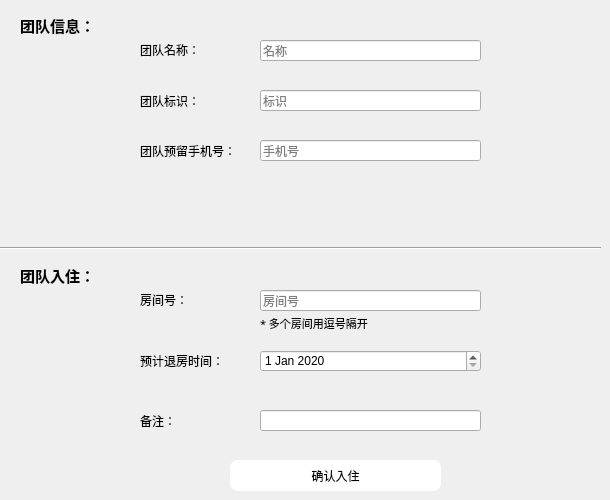
      <widget class="QWidget" name="page_7">
       <widget class="Line" name="line_5">
        <property name="geometry">
         <rect>
          <x>0</x>
          <y>240</y>
          <width>601</width>
          <height>16</height>
         </rect>
        </property>
        <property name="orientation">
         <enum>Qt::Horizontal</enum>
        </property>
       </widget>
       <widget class="QLabel" name="label_12">
        <property name="geometry">
         <rect>
          <x>140</x>
          <y>30</y>
          <width>101</width>
          <height>40</height>
         </rect>
        </property>
        <property name="styleSheet">
         <string notr="true">font: 9pt &quot;FontAwesome&quot;;</string>
        </property>
        <property name="text">
         <string>团队名称：</string>
        </property>
       </widget>
       <widget class="QLabel" name="label_4">
        <property name="geometry">
         <rect>
          <x>20</x>
          <y>260</y>
          <width>91</width>
          <height>31</height>
         </rect>
        </property>
        <property name="font">
         <font>
          <family>FontAwesome</family>
          <pointsize>11</pointsize>
          <weight>75</weight>
          <bold>true</bold>
         </font>
        </property>
        <property name="text">
         <string>团队入住：</string>
        </property>
       </widget>
       <widget class="QLabel" name="label_18">
        <property name="geometry">
         <rect>
          <x>140</x>
          <y>130</y>
          <width>121</width>
          <height>41</height>
         </rect>
        </property>
        <property name="styleSheet">
         <string notr="true">font: 9pt &quot;FontAwesome&quot;;</string>
        </property>
        <property name="text">
         <string>团队预留手机号：</string>
        </property>
       </widget>
       <widget class="QLineEdit" name="tphone">
        <property name="geometry">
         <rect>
          <x>260</x>
          <y>140</y>
          <width>221</width>
          <height>21</height>
         </rect>
        </property>
        <property name="placeholderText">
         <string>手机号</string>
        </property>
       </widget>
       <widget class="QLabel" name="label_19">
        <property name="geometry">
         <rect>
          <x>140</x>
          <y>280</y>
          <width>101</width>
          <height>40</height>
         </rect>
        </property>
        <property name="styleSheet">
         <string notr="true">font: 9pt &quot;FontAwesome&quot;;</string>
        </property>
        <property name="text">
         <string>房间号：</string>
        </property>
       </widget>
       <widget class="QLineEdit" name="tremark">
        <property name="geometry">
         <rect>
          <x>260</x>
          <y>410</y>
          <width>221</width>
          <height>21</height>
         </rect>
        </property>
        <property name="text">
         <string/>
        </property>
        <property name="placeholderText">
         <string/>
        </property>
       </widget>
       <widget class="QLabel" name="label_5">
        <property name="geometry">
         <rect>
          <x>20</x>
          <y>10</y>
          <width>91</width>
          <height>31</height>
         </rect>
        </property>
        <property name="font">
         <font>
          <family>FontAwesome</family>
          <pointsize>11</pointsize>
          <weight>75</weight>
          <bold>true</bold>
         </font>
        </property>
        <property name="text">
         <string>团队信息：</string>
        </property>
       </widget>
       <widget class="QLineEdit" name="tname">
        <property name="geometry">
         <rect>
          <x>260</x>
          <y>40</y>
          <width>221</width>
          <height>21</height>
         </rect>
        </property>
        <property name="placeholderText">
         <string>名称</string>
        </property>
       </widget>
       <widget class="QLabel" name="label_21">
        <property name="geometry">
         <rect>
          <x>140</x>
          <y>80</y>
          <width>101</width>
          <height>41</height>
         </rect>
        </property>
        <property name="styleSheet">
         <string notr="true">font: 9pt &quot;FontAwesome&quot;;</string>
        </property>
        <property name="text">
         <string>团队标识：</string>
        </property>
       </widget>
       <widget class="QDateEdit" name="tendtime">
        <property name="geometry">
         <rect>
          <x>260</x>
          <y>350</y>
          <width>221</width>
          <height>22</height>
         </rect>
        </property>
        <property name="dateTime">
         <datetime>
          <hour>0</hour>
          <minute>0</minute>
          <second>0</second>
          <year>2020</year>
          <month>1</month>
          <day>1</day>
         </datetime>
        </property>
       </widget>
       <widget class="QLabel" name="label_29">
        <property name="geometry">
         <rect>
          <x>140</x>
          <y>340</y>
          <width>101</width>
          <height>41</height>
         </rect>
        </property>
        <property name="styleSheet">
         <string notr="true">font: 9pt &quot;FontAwesome&quot;;</string>
        </property>
        <property name="text">
         <string>预计退房时间：</string>
        </property>
       </widget>
       <widget class="QLineEdit" name="tid">
        <property name="geometry">
         <rect>
          <x>260</x>
          <y>90</y>
          <width>221</width>
          <height>21</height>
         </rect>
        </property>
        <property name="placeholderText">
         <string>标识</string>
        </property>
       </widget>
       <widget class="QLineEdit" name="trid">
        <property name="geometry">
         <rect>
          <x>260</x>
          <y>290</y>
          <width>221</width>
          <height>21</height>
         </rect>
        </property>
        <property name="text">
         <string/>
        </property>
        <property name="placeholderText">
         <string>房间号</string>
        </property>
       </widget>
       <widget class="QPushButton" name="commitCheckinTeam">
        <property name="geometry">
         <rect>
          <x>230</x>
          <y>460</y>
          <width>211</width>
          <height>31</height>
         </rect>
        </property>
        <property name="styleSheet">
         <string notr="true">#commitCheckinTeam{background:#ffffff;
border-radius:8px}
#commitCheckinTeam:hover
{
background:#4c64ba
}</string>
        </property>
        <property name="text">
         <string>确认入住</string>
        </property>
       </widget>
       <widget class="QLabel" name="label_30">
        <property name="geometry">
         <rect>
          <x>140</x>
          <y>400</y>
          <width>101</width>
          <height>41</height>
         </rect>
        </property>
        <property name="styleSheet">
         <string notr="true">font: 9pt &quot;FontAwesome&quot;;</string>
        </property>
        <property name="text">
         <string>备注：</string>
        </property>
       </widget>
       <widget class="QLabel" name="label_6">
        <property name="geometry">
         <rect>
          <x>260</x>
          <y>315</y>
          <width>211</width>
          <height>16</height>
         </rect>
        </property>
        <property name="font">
         <font>
          <family>新宋体</family>
          <pointsize>8</pointsize>
         </font>
        </property>
        <property name="text">
         <string>* 多个房间用逗号隔开</string>
        </property>
       </widget>
      </widget>
